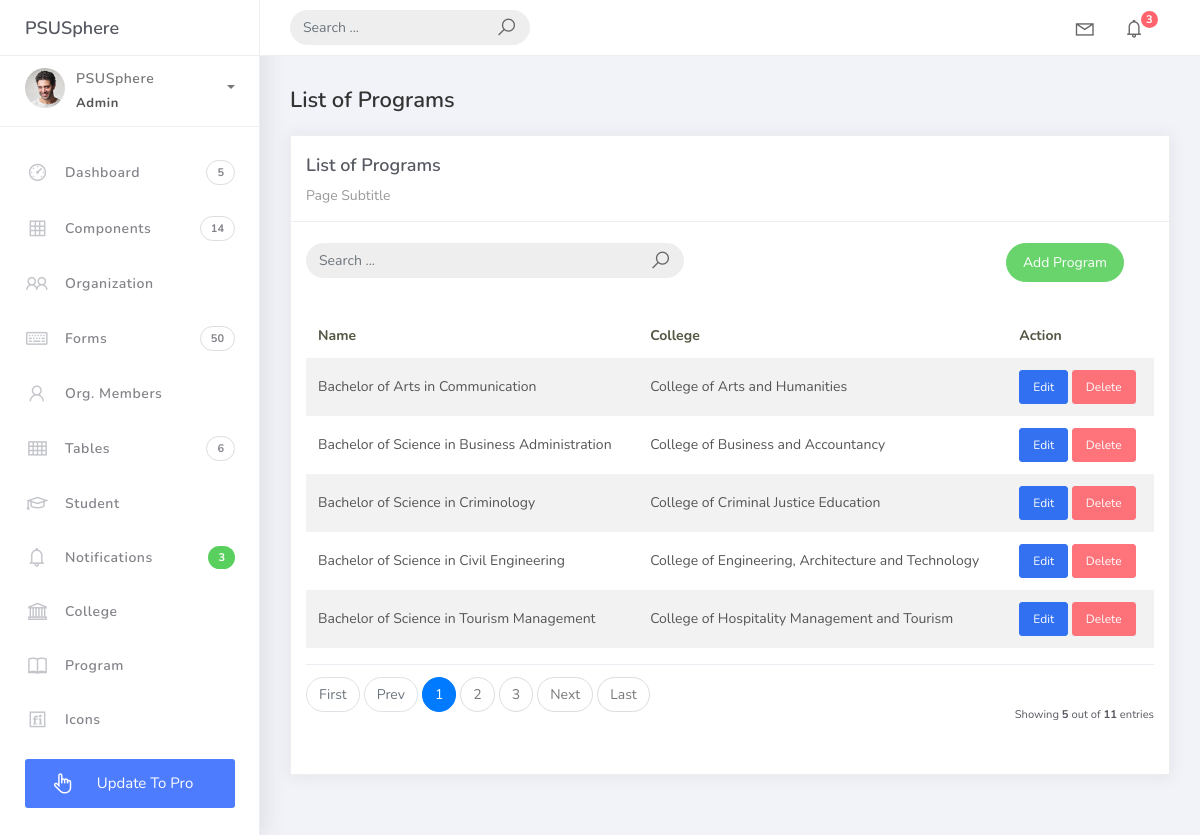
Screenshot of /programs/ with the database file from the repository.
### studentorg/models.py (models this page shows, shortened)
class BaseModel(models.Model):
    created_at = models.DateTimeField(auto_now_add=True, db_index=True)
    updated_at = models.DateTimeField(auto_now=True)
    class Meta:
        abstract = True

class Program(BaseModel):
    prog_name = models.CharField(max_length=150)
    college = models.ForeignKey(College, on_delete=models.CASCADE)

class College(BaseModel):
    college_name = models.CharField(max_length=150)
    def __str__(self):
        return self.college_name

### studentorg/views.py (the view)
# urls.py: path('programs/', ProgramList.as_view(), name='program-list'),
class ProgramList(ListView):
    model = Program
    context_object_name = 'program'
    template_name = 'program_list.html'
    paginate_by = 5
    def get_queryset(self):
        qs = super().get_queryset()
        query = self.request.GET.get('q')
        if query:
            qs = qs.filter(prog_name__icontains=query)
        return qs

### projectsite/templates/program_list.html
{% extends 'base.html' %}
{% load static %}
{% block content %}
<div class="content">
<div class="container-fluid">
<h4 class="page-title">List of Programs</h4>
<div class="row">
<div class="col-md-12">
<div class="card">
<div class="card-header">
<div class="card-title">List of Programs</div>
<div class="card-category">Page Subtitle</div>
</div>
<br />
<div class="col-md-12 row">
<div class="col-md-6">
<form class="navbar-left navbar-form nav-search mr-md-3" action="{% url 'program-list' %}">
<div class="input-group">
<input type="text" name="q" value="{{ request.GET.q }}" placeholder="Search ..." class="form-control" />
<div class="input-group-append">
<span class="input-group-text">
<i class="la la-search search-icon"></i>
</span>
</div>
</div>
</form>
</div>
<div class="col-md-6">
<div class="pull-right">
<a href="{% url 'program-add' %}" class="btn btn-success btn-rounded">Add Program</a>
</div>
</div>
</div>
<div class="card-body">
<table class="table table-striped mt-3">
<thead>
<tr>
<th scope="col">Name</th>
<th scope="col">College</th>
<th scope="col">Action</th>
</tr>
</thead>
<tbody>
{% for object in object_list %}
<tr>
<td>{{ object.prog_name }}</td>
<td>{{ object.college }}</td>
<td>
                        <a href="{% url 'program-update' object.id %}" class="btn btn-sm btn-primary">Edit</a>
                        <a href="{% url 'program-delete' object.id %}" class="btn btn-sm btn-danger">Delete</a>
                    </td>
</tr>
{% empty %}
<tr>
<td colspan="3" style="text-align: center">
<p class="text-sm font-weight-bold mb-0">No Records Found</p>
</td>
</tr>
{% endfor %}
</tbody>
</table>
{% include 'includes/pagination.html' %}
</div>
</div>
</div>
</div>
</div>
</div>
{% endblock %}

### rows the page displays
Program: prog_name "Bachelor of Arts in Communication", college "College of Arts and Humanities"
Program: prog_name "Bachelor of Science in Business Administration", college "College of Business and Accountancy"
Program: prog_name "Bachelor of Science in Criminology", college "College of Criminal Justice Education"
Program: prog_name "Bachelor of Science in Civil Engineering", college "College of Engineering, Architecture and Technology"
Program: prog_name "Bachelor of Science in Tourism Management", college "College of Hospitality Management and Tourism"

### other values shown
{{ page_num }} "1"
{{ page_num }} "2" "3"
{{ object_list.count }} "5"
{{ paginator.count }} "11"
